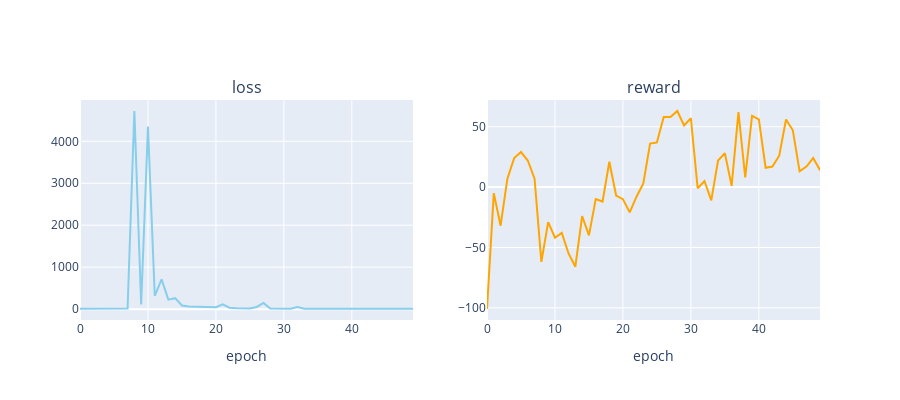

This figure's notebook cell:
### Code cell
plot_loss_reward(total_losses, total_rewards)

### Figure 1 — Plotly figure (JSON) as saved in the notebook; plotly's stock layout.template omitted (floating-point values rounded to 4 significant figures)
{"data": [{"line": {"color": "skyblue"}, "mode": "lines", "type": "scatter", "xaxis": "x", "y": [9.677, 9.968, 8.082, 3.284, 4.546, 6.307, 3.502, 13.45, 4722.0, 110.4, 4349.0, 317.4, 711.2, 226.9, 261.8, 86.73, 65.2, 60.53, 52.85, 37.15, 45.53, 115.0, 34.55, 22.19, 22.93, 17.7, 51.86, 147.6, 15.09, 15.44, 13.26, 9.86, 50.15, 9.978, 8.728, 9.608, 9.618, 11.24, 10.16, 10.33, 9.587, 9.165, 12.75, 5.957, 7.687, 6.448, 6.718, 8.682, 7.13, 7.697], "yaxis": "y"}, {"line": {"color": "orange"}, "mode": "lines", "type": "scatter", "xaxis": "x2", "y": [-101, -5, -32, 7, 24, 29, 22, 7, -62, -29, -42, -38, -55, -66, -24, -40, -10, -12, 21, -7, -10, -21, -8, 3, 36, 37, 58, 58, 63, 51, 57, -1, 5, -11, 22, 28, 1, 62, 8, 59, 56, 16, 17, 26, 56, 47, 13, 17, 24, 14], "yaxis": "y2"}], "layout": {"annotations": [{"font": {"size": 16}, "showarrow": false, "text": "loss", "x": 0.225, "xanchor": "center", "xref": "paper", "y": 1, "yanchor": "bottom", "yref": "paper"}, {"font": {"size": 16}, "showarrow": false, "text": "reward", "x": 0.775, "xanchor": "center", "xref": "paper", "y": 1, "yanchor": "bottom", "yref": "paper"}], "height": 400, "showlegend": false, "width": 900, "xaxis": {"anchor": "y", "domain": [0, 0.45], "title": {"text": "epoch"}}, "xaxis2": {"anchor": "y2", "domain": [0.55, 1], "title": {"text": "epoch"}}, "yaxis": {"anchor": "x", "domain": [0, 1]}, "yaxis2": {"anchor": "x2", "domain": [0, 1]}}}
